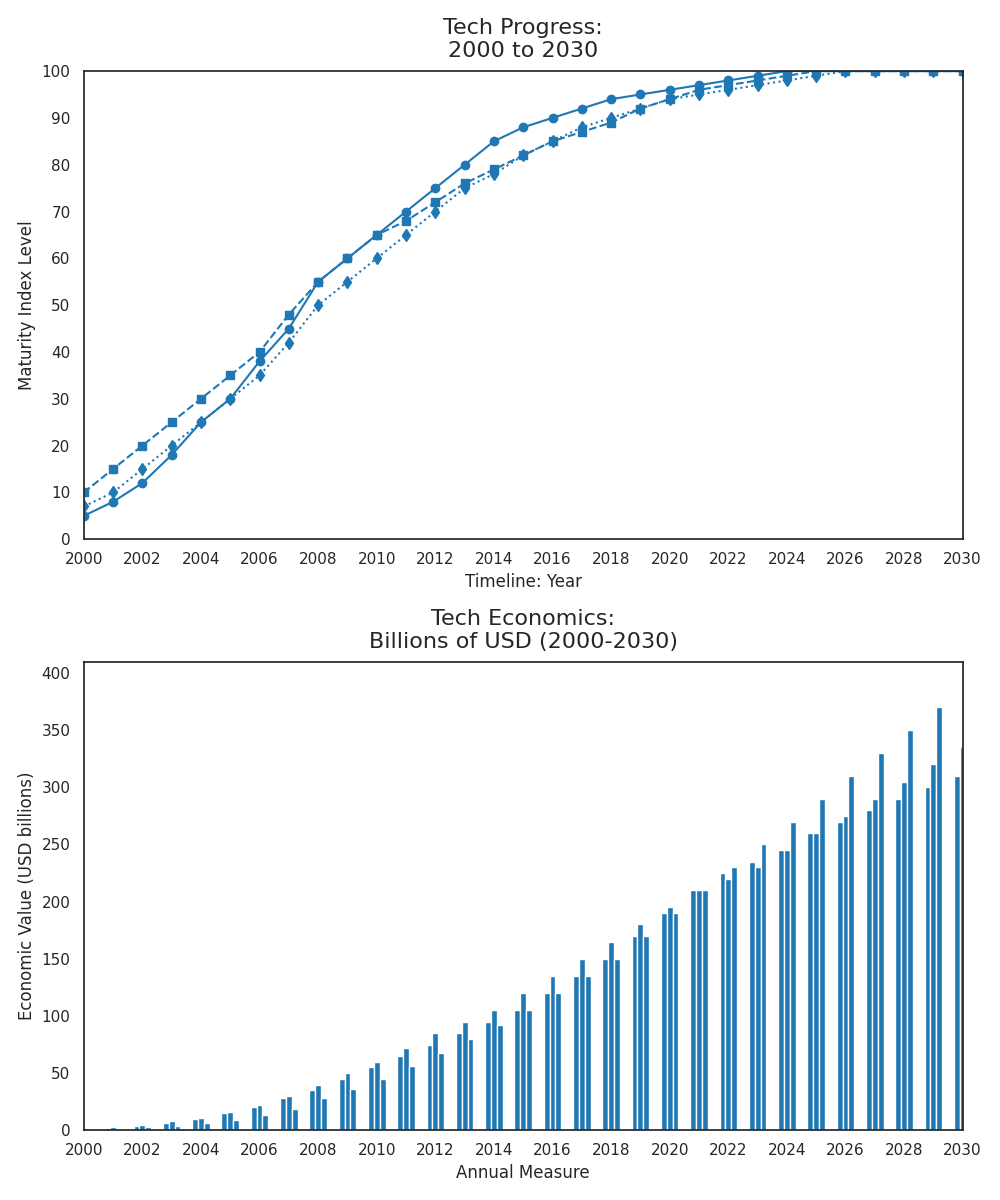

Generate this figure with Python:
import matplotlib.pyplot as plt
import numpy as np

years = np.arange(2000, 2031)

ai_growth = [5, 8, 12, 18, 25, 30, 38, 45, 55, 60, 65, 70, 75, 80, 85, 88, 90, 92, 94, 95, 96, 97, 98, 99, 100, 100, 100, 100, 100, 100, 100]
renewable_energy_growth = [10, 15, 20, 25, 30, 35, 40, 48, 55, 60, 65, 68, 72, 76, 79, 82, 85, 87, 89, 92, 94, 96, 97, 98, 99, 100, 100, 100, 100, 100, 100]
biotechnology_growth = [7, 10, 15, 20, 25, 30, 35, 42, 50, 55, 60, 65, 70, 75, 78, 82, 85, 88, 90, 92, 94, 95, 96, 97, 98, 99, 100, 100, 100, 100, 100]

ai_economic_impact = [1, 2, 4, 6, 10, 15, 20, 28, 35, 45, 55, 65, 75, 85, 95, 105, 120, 135, 150, 170, 190, 210, 225, 235, 245, 260, 270, 280, 290, 300, 310]
renewable_energy_economic_impact = [2, 3, 5, 8, 11, 16, 22, 30, 40, 50, 60, 72, 85, 95, 105, 120, 135, 150, 165, 180, 195, 210, 220, 230, 245, 260, 275, 290, 305, 320, 335]
biotechnology_economic_impact = [1, 1.5, 2.5, 4, 6, 9, 13, 19, 28, 36, 45, 56, 68, 80, 92, 105, 120, 135, 150, 170, 190, 210, 230, 250, 270, 290, 310, 330, 350, 370, 390]

fig, (ax1, ax2) = plt.subplots(2, 1, figsize=(10, 12))

ax1.plot(years, ai_growth, marker='o', color='tab:blue', linestyle='-')
ax1.plot(years, renewable_energy_growth, marker='s', color='tab:blue', linestyle='--')
ax1.plot(years, biotechnology_growth, marker='d', color='tab:blue', linestyle=':')

ax1.set_title('Tech Progress:\n2000 to 2030', fontsize=16, pad=10)
ax1.set_xlabel('Timeline: Year', fontsize=12)
ax1.set_ylabel('Maturity Index Level', fontsize=12)
ax1.set_xticks(np.arange(2000, 2031, 2))
ax1.set_yticks(np.arange(0, 101, 10))
ax1.set_xlim(2000, 2030)
ax1.set_ylim(0, 100)

ax2.bar(years - 0.2, ai_economic_impact, width=0.2, color='tab:blue')
ax2.bar(years, renewable_energy_economic_impact, width=0.2, color='tab:blue')
ax2.bar(years + 0.2, biotechnology_economic_impact, width=0.2, color='tab:blue')

ax2.set_title('Tech Economics:\nBillions of USD (2000-2030)', fontsize=16, pad=10)
ax2.set_xlabel('Annual Measure', fontsize=12)
ax2.set_ylabel('Economic Value (USD billions)', fontsize=12)
ax2.set_xticks(np.arange(2000, 2031, 2))
ax2.set_xlim(2000, 2030)

plt.tight_layout()
plt.show()
